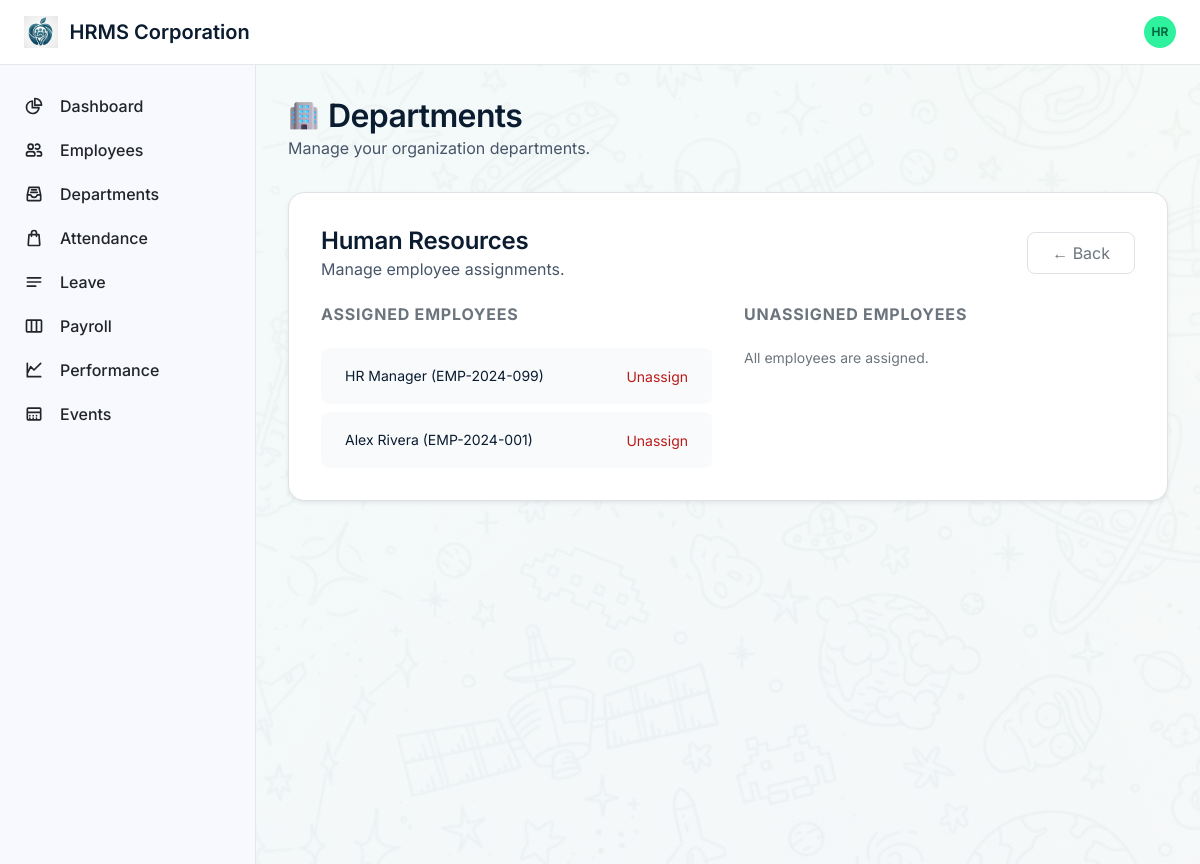
/admin/departments?manage=2 (signed in), run on the app's committed database.
### tables this page shows
CREATE TABLE departments (
    id INT AUTO_INCREMENT PRIMARY KEY,
    name VARCHAR(100) NOT NULL UNIQUE,
    description TEXT,
    positions TEXT DEFAULT NULL COMMENT 'JSON array of position titles',
    created_at TIMESTAMP DEFAULT CURRENT_TIMESTAMP
);

CREATE TABLE employees (
    id INT AUTO_INCREMENT PRIMARY KEY,
    user_id INT,
    employee_id VARCHAR(20) NOT NULL UNIQUE,
    first_name VARCHAR(100) NOT NULL,
    last_name VARCHAR(100) NOT NULL,
    phone VARCHAR(50),
    department_id INT,
    position VARCHAR(255) DEFAULT NULL,
    hire_date DATE,
    salary DECIMAL(12,2),
    daily_rate DECIMAL(12,2) DEFAULT NULL,
    status ENUM('active', 'on_leave', 'terminated') DEFAULT 'active',
    address TEXT,
    avatar_url VARCHAR(500),
    created_at TIMESTAMP DEFAULT CURRENT_TIMESTAMP,
    updated_at TIMESTAMP DEFAULT CURRENT_TIMESTAMP ON UPDATE CURRENT_TIMESTAMP
);

### includes/functions.php (called while the page is built, shortened)
<?php
function h(?string $value): string {
    return htmlspecialchars($value ?? '', ENT_QUOTES, 'UTF-8');
}

### pages/admin/departments.php (the view, shortened to what this page needs)
<?php
require_once __DIR__ . '/../../includes/header.php';
$manageDept = null;
if (isset($_GET['manage'])) {
    $stmt = $pdo->prepare("SELECT * FROM departments WHERE id = ?");
    $stmt->execute([(int) $_GET['manage']]);
    $manageDept = $stmt->fetch();
}
?>
<div class="max-w-7xl mx-auto space-y-8">
    <div class="flex justify-between items-end">
        <div>
            <h2 class="font-headline-lg text-headline-lg text-on-surface flex items-center gap-2"><img src="<?= BASE_URL ?>/public/emojis/Title%20emojis/department.png" class="w-8 h-8" alt=""> Departments</h2>
            <p class="text-text-body font-body-md">Manage your organization departments.</p>
        </div>
    </div>
    <?php if ($manageDept): ?>
    <?php
    $assigned = $pdo->prepare("SELECT id, first_name, last_name, employee_id FROM employees WHERE department_id = ? ORDER BY last_name");
    $assigned->execute([$manageDept['id']]);
    $unassigned = $pdo->prepare("SELECT id, first_name, last_name, employee_id FROM employees WHERE department_id IS NULL OR department_id = 0 ORDER BY last_name");
    $unassigned->execute();
    ?>
    <div class="bg-surface-container-lowest rounded-2xl shadow-sm border border-border-subtle p-8">
        <div class="flex items-center justify-between mb-6">
            <div>
                <h3 class="font-headline-md text-headline-md"><?= h($manageDept['name']) ?></h3>
                <p class="text-text-body font-body-md">Manage employee assignments.</p>
            </div>
            <a href="<?= BASE_URL ?>/admin/departments" class="px-4 py-2 border border-border-subtle rounded-lg text-secondary hover:bg-surface-muted transition-all">← Back</a>
        </div>
        <div class="grid grid-cols-1 md:grid-cols-2 gap-8">
            <div>
                <h4 class="font-label-md text-label-md uppercase tracking-wider font-bold text-secondary mb-4">Assigned Employees</h4>
                <?php $assignedList = $assigned->fetchAll(); if (empty($assignedList)): ?>
                <p class="text-secondary text-body-sm">No employees assigned.</p>
                <?php else: ?>
                <div class="space-y-2">
                    <?php foreach ($assignedList as $emp): ?>
                    <div class="flex items-center justify-between px-4 py-3 bg-surface-muted rounded-lg">
                        <span class="text-body-sm"><?= h($emp['first_name'] . ' ' . $emp['last_name']) ?> (<?= h($emp['employee_id']) ?>)</span>
                        <form method="POST" class="inline">
                            <button type="submit" name="unassign" class="text-sm text-error hover:underline">Unassign</button>
                        </form>
                    </div>
                    <?php endforeach; ?>
                </div>
                <?php endif; ?>
            </div>
            <div>
                <h4 class="font-label-md text-label-md uppercase tracking-wider font-bold text-secondary mb-4">Unassigned Employees</h4>
                <?php $unassignedList = $unassigned->fetchAll(); if (empty($unassignedList)): ?>
                <p class="text-secondary text-body-sm">All employees are assigned.</p>
                <?php endif; ?>
            </div>
        </div>
    </div>
    <?php endif; ?>
</div>
<?php require_once __DIR__ . '/../../includes/footer.php'; ?>

### includes/header.php (style rules this page uses)
body { font-family: 'Inter', sans-serif; background-color: #f8f9ff; }

### data on the page
departments: name "Human Resources"
employees: first_name+last_name "HR Manager", employee "EMP-2024-099"
employees: first_name+last_name "Alex Rivera", employee "EMP-2024-001"

### other printed values
substr($_SESSION['user_name'] ?? 'AU', 0, 2) "HR"
